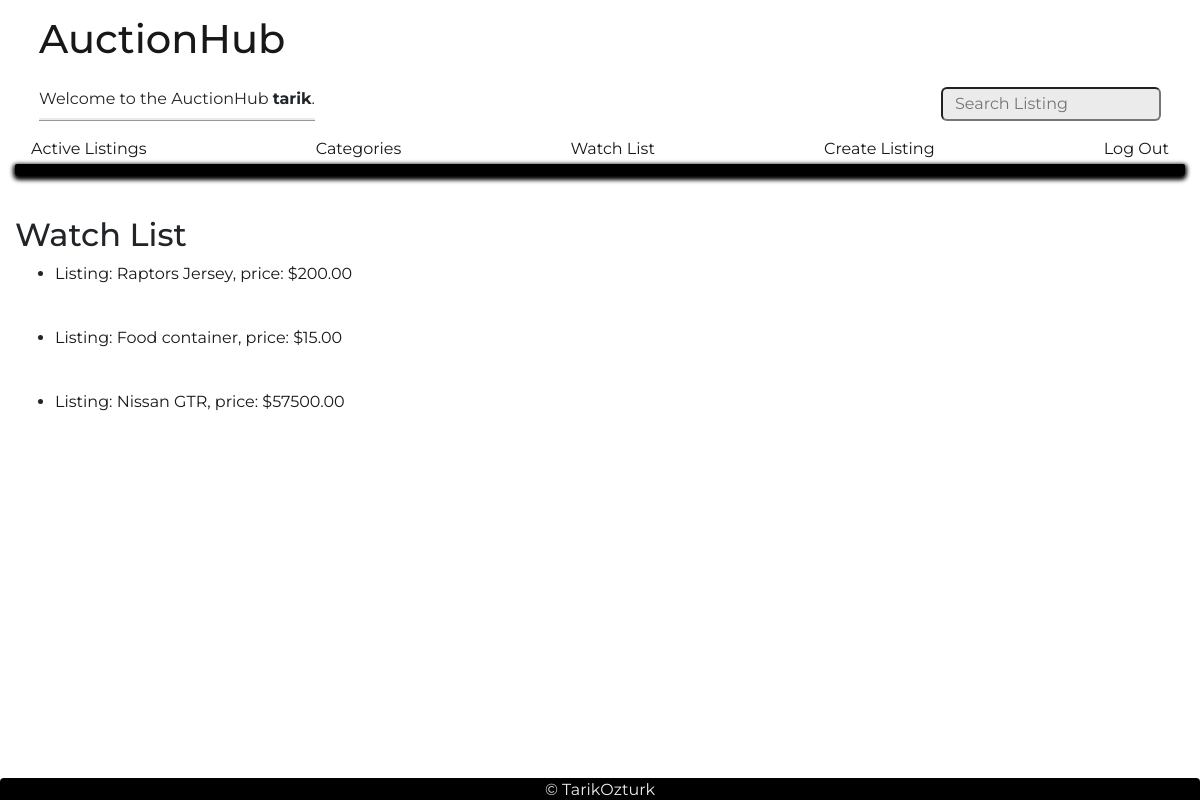
Before: /watch_list/ (signed in) with the older database file.
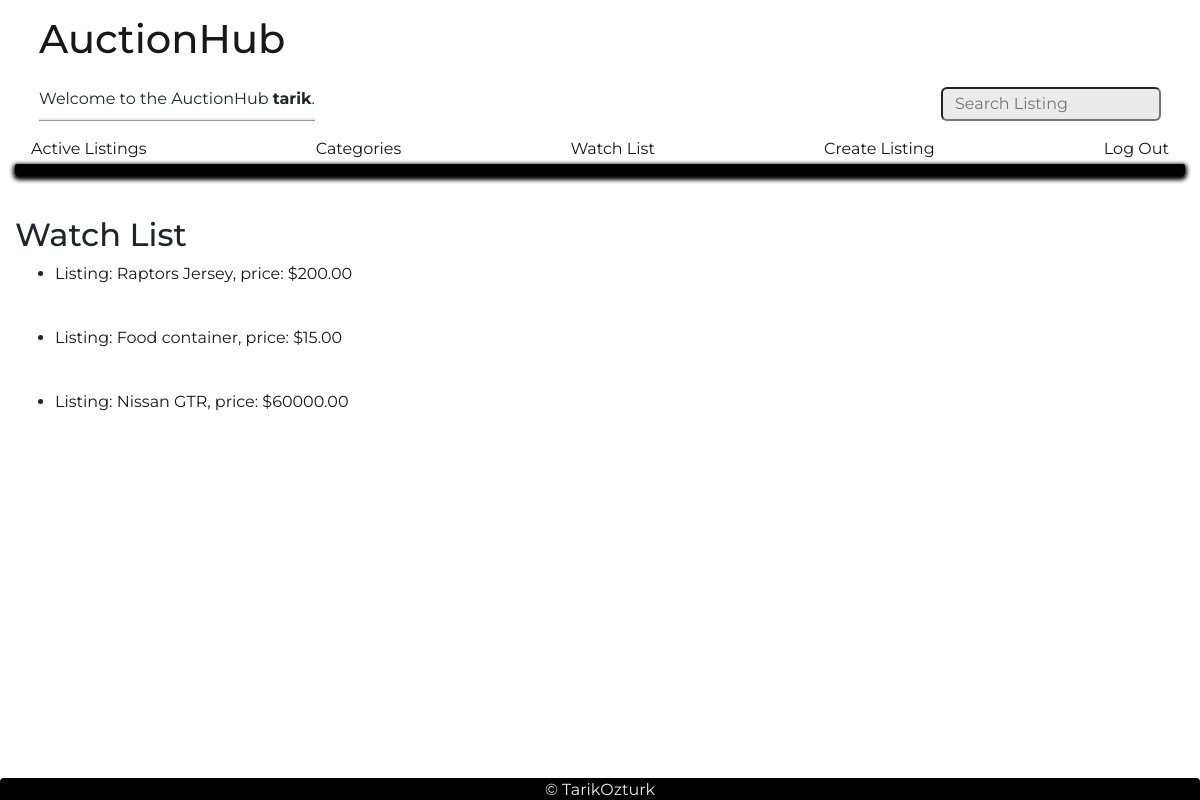
After: the same page with the newer database file.
### auctions/models.py (models this page shows)
class User(AbstractUser):
    pass

class WatchList(models.Model):
    user = models.ForeignKey(User, null=False, on_delete=models.CASCADE, related_name="watch_list")
    listing = models.ForeignKey(Listing, on_delete=models.CASCADE, null=True, related_name="listings")

class Listing(models.Model):
    title = models.CharField(max_length=64)
    description = models.CharField(max_length = 256)
    starting_bid = models.DecimalField(max_digits=20, decimal_places=2)
    current_price = models.DecimalField(max_digits=20, decimal_places=2)
    image_url = models.URLField(null=True, blank=True) #optionally add url field
    category = models.CharField(max_length=64, choices=CATEGORIES, default=CATEGORIES[5][1])
    active = models.BooleanField(default = True) #if the listing is active, default active
    seller = models.ForeignKey(User, null=False, on_delete=models.CASCADE, related_name="listing_sold")
    buyer = models.ForeignKey(User, null=True, on_delete=models.CASCADE, related_name="listing_bought")

### auctions/views.py (the view)
# urls.py: path("watch_list/", views.watch_list, name="watch_list"),
@login_required(login_url='login')
def watch_list(request):
    if request.method == "GET":
        user = request.user
        watch_lists = WatchList.objects.filter(user=user)
        return render(request, "auctions/watch_list.html", {
            "watch_lists": watch_lists
        })

### auctions/templates/auctions/watch_list.html (shortened to what this page needs)
{% extends "auctions/layout.html" %}
{% block body %}
    <h2>Watch List</h2>
    <ul>
    {% for watch_list in watch_lists %}
    <li><a href="../listing/{{ watch_list.listing.title }}">
        <div>
            <p> Listing: {{ watch_list.listing.title }}, price:  ${{ watch_list.listing.current_price }}</p>
            <br>
        </div>
    </li></a>
    {% endfor %}
    </ul>
{% endblock %}

### auctions/templates/auctions/layout.html (shortened to what this page needs)
{% load static %}
<!DOCTYPE html>
<html lang="en">
    <head>
        <link rel="stylesheet" href="https://stackpath.bootstrapcdn.com/bootstrap/4.4.1/css/bootstrap.min.css">
        <link href="{% static 'auctions/styles.css' %}" rel="stylesheet">
    </head>
    <body>
        <h1 class="logo"><a href="{% url 'index' %}">AuctionHub</a></h1>
        <div class="user-search-container">
            <div class="signed-user">
                {% if user.is_authenticated %}
                    Welcome to the AuctionHub <strong>{{ user.username }}</strong>.
                {% else %}
                    Not signed in.
                {% endif %}
            </div>
            <form action="{% url 'search' %}" method="post">
                <input class="search" type="text" name="search" placeholder="Search Listing" autocomplete="off">
            </form>
        </div>
        <ul class="nav">
            <li class="nav-item">
                <a class="nav-link" href="{% url 'index' %}">Active Listings</a>
            </li>
            <li class="nav-item">
                <a class="nav-link" href="{% url 'categories' %}">Categories</a>
            </li>
            {% if user.is_authenticated %}
                <li class="nav-item">
                    <a class="nav-link" href="{% url 'watch_list' %}">Watch List</a>
                </li>
                <li class="nav-item">
                    <a class="nav-link" href="{% url 'create_listing' %}">Create Listing</a>
                </li>
                <li class="nav-item">
                    <a class="nav-link" href="{% url 'logout' %}">Log Out</a>
                </li>
            {% endif %}
        </ul>
        <div id="nav-btm"></div>
        {% block body %}
        {% endblock %}
    </body>
    <footer>&copy; <a href="https://github.com/tarikozturk017" target="_blank"> TarikOzturk</a></footer>
</html>

### auctions/static/auctions/styles.css (style rules this page uses)
body { padding: 15px; font-family: 'Montserrat'; font-size: 16px; }
a { color: rgb(24,24,24); text-decoration: none; -webkit-transition: all 1s; }
.logo { top:3vh; margin-left: 2vw; margin-bottom: 3vh; -webkit-transition: all 1.3s; }
.logo>a { -webkit-transition: all 1s; }
.user-search-container { display: flex; justify-content: space-between; margin: 0 2vw 1vh 2vw; }
.signed-user { border-bottom: ridge rgb(235, 235, 235); }
#nav-btm { height: 1.5vh; border-radius: 2px 2px 4px 4px; background-color: rgb(0, 0, 0); margin-bottom: 5vh; box-shadow: 0px 2px 4px 2px #000000; }
.nav>li { -webkit-transition: all 0.2s; margin-bottom: -5px; border-radius: 5px; }
.nav { justify-content: space-between; }
.search { background-color: rgb(235, 235, 235); border-radius: 6px; box-shadow: inset 0px 0px 3px 9x #c4c4c4; padding: 3px 1vw; text-align: left; box-sizing: border-box; }
footer { position: fixed; left: 0; bottom: 0; width: 100%; height: 22px; text-align: center; justify-content: center; border-radius: 4px 4px 0 0; box-shadow: 0px 0px 3px 9x #c4c4c4; background-color: rgb(0, 0, 0); color:rgb(235, 235, 235); }
footer a { text-decoration: none; background-color: rgb(0, 0, 0); color:rgb(235, 235, 235); }

Changed rows visible on the page:
changed through a linked row, WatchList "Nissan GTR": listing.current_price "57500.00" → "60000.00"
